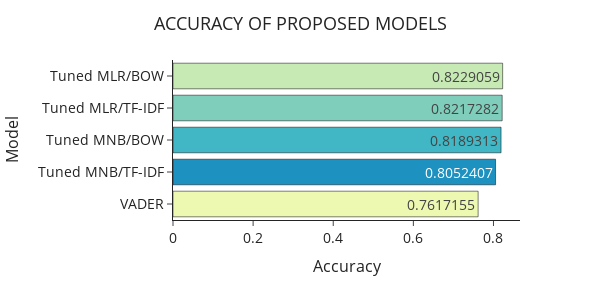

The cell this chart's notebook holds for it:
### Code cell
compare_acc = compare_all.sort_values(by="Accuracy", ascending=False)
fig = (
    px.bar(
        compare_acc,
        x="Accuracy",
        y="Model",
        color="Model",
        color_discrete_map=color_name,
        text_auto=True,
        width=600,
        height=300,
    )
    .update_traces(
        dict(marker_line_width=0.5, marker_line_color="black"),
        # textposition="outside",
        textfont_size=14,
    )
    .update_layout(
        template="simple_white",
        showlegend=False,
        title=dict(
            text="ACCURACY OF PROPOSED MODELS", font=dict(size=18), yref="paper", x=0.5
        ),
        xaxis_title=dict(font=dict(size=16)),
        yaxis_title=dict(font=dict(size=16)),
    )
    .update_xaxes(tickfont=dict(size=14))
    .update_yaxes(tickfont=dict(size=14))
)
fig.show()

### Figure 1 — Plotly figure (JSON) as saved in the notebook; plotly's stock layout.template omitted (floating-point values rounded to 4 significant figures)
{"data": [{"alignmentgroup": "True", "hovertemplate": "Model=%{y}<br>Accuracy=%{x}<extra></extra>", "legendgroup": "Tuned MLR/BOW", "marker": {"color": "#c7e9b4", "line": {"color": "black", "width": 0.5}, "pattern": {"shape": ""}}, "name": "Tuned MLR/BOW", "offsetgroup": "Tuned MLR/BOW", "orientation": "h", "showlegend": true, "textfont": {"size": 14}, "textposition": "auto", "texttemplate": "%{x}", "type": "bar", "x": [0.8229], "xaxis": "x", "y": ["Tuned MLR/BOW"], "yaxis": "y"}, {"alignmentgroup": "True", "hovertemplate": "Model=%{y}<br>Accuracy=%{x}<extra></extra>", "legendgroup": "Tuned MLR/TF-IDF", "marker": {"color": "#7fcdbb", "line": {"color": "black", "width": 0.5}, "pattern": {"shape": ""}}, "name": "Tuned MLR/TF-IDF", "offsetgroup": "Tuned MLR/TF-IDF", "orientation": "h", "showlegend": true, "textfont": {"size": 14}, "textposition": "auto", "texttemplate": "%{x}", "type": "bar", "x": [0.8217], "xaxis": "x", "y": ["Tuned MLR/TF-IDF"], "yaxis": "y"}, {"alignmentgroup": "True", "hovertemplate": "Model=%{y}<br>Accuracy=%{x}<extra></extra>", "legendgroup": "Tuned MNB/BOW", "marker": {"color": "#41b6c4", "line": {"color": "black", "width": 0.5}, "pattern": {"shape": ""}}, "name": "Tuned MNB/BOW", "offsetgroup": "Tuned MNB/BOW", "orientation": "h", "showlegend": true, "textfont": {"size": 14}, "textposition": "auto", "texttemplate": "%{x}", "type": "bar", "x": [0.8189], "xaxis": "x", "y": ["Tuned MNB/BOW"], "yaxis": "y"}, {"alignmentgroup": "True", "hovertemplate": "Model=%{y}<br>Accuracy=%{x}<extra></extra>", "legendgroup": "Tuned MNB/TF-IDF", "marker": {"color": "#1d91c0", "line": {"color": "black", "width": 0.5}, "pattern": {"shape": ""}}, "name": "Tuned MNB/TF-IDF", "offsetgroup": "Tuned MNB/TF-IDF", "orientation": "h", "showlegend": true, "textfont": {"size": 14}, "textposition": "auto", "texttemplate": "%{x}", "type": "bar", "x": [0.8052], "xaxis": "x", "y": ["Tuned MNB/TF-IDF"], "yaxis": "y"}, {"alignmentgroup": "True", "hovertemplate": "Model=%{y}<br>Accuracy=%{x}<extra></extra>", "legendgroup": "VADER", "marker": {"color": "#edf8b1", "line": {"color": "black", "width": 0.5}, "pattern": {"shape": ""}}, "name": "VADER", "offsetgroup": "VADER", "orientation": "h", "showlegend": true, "textfont": {"size": 14}, "textposition": "auto", "texttemplate": "%{x}", "type": "bar", "x": [0.7617], "xaxis": "x", "y": ["VADER"], "yaxis": "y"}], "layout": {"barmode": "relative", "height": 300, "legend": {"title": {"text": "Model"}, "tracegroupgap": 0}, "margin": {"t": 60}, "showlegend": false, "title": {"font": {"size": 18}, "text": "ACCURACY OF PROPOSED MODELS", "x": 0.5, "yref": "paper"}, "width": 600, "xaxis": {"anchor": "y", "domain": [0, 1], "tickfont": {"size": 14}, "title": {"font": {"size": 16}, "text": "Accuracy"}}, "yaxis": {"anchor": "x", "categoryarray": ["VADER", "Tuned MNB/TF-IDF", "Tuned MNB/BOW", "Tuned MLR/TF-IDF", "Tuned MLR/BOW"], "categoryorder": "array", "domain": [0, 1], "tickfont": {"size": 14}, "title": {"font": {"size": 16}, "text": "Model"}}}}
